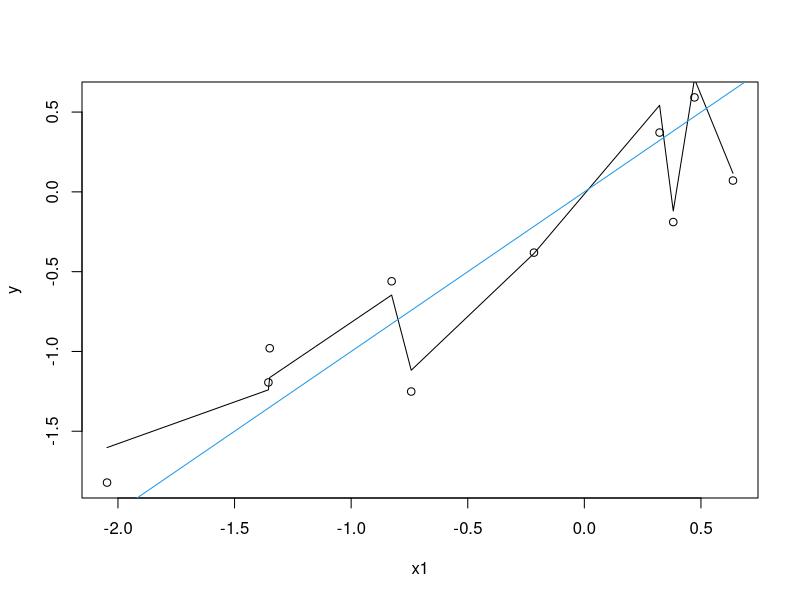
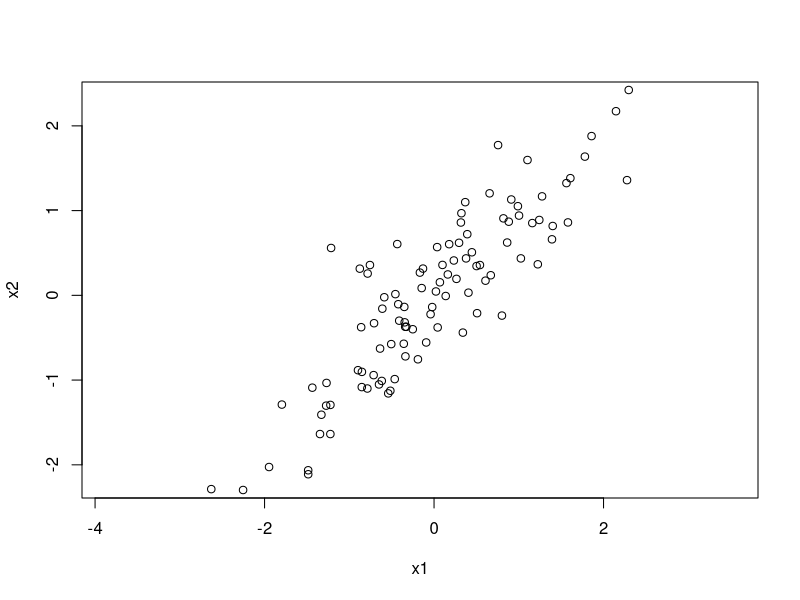
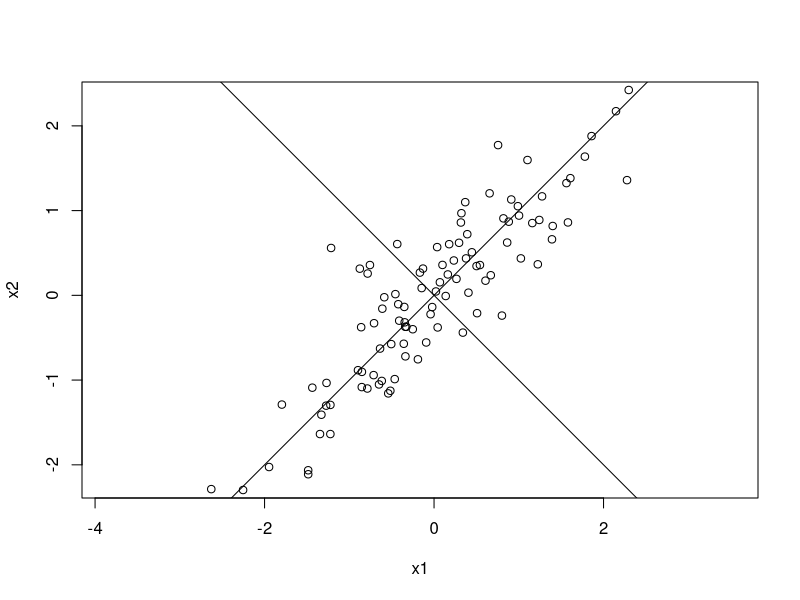
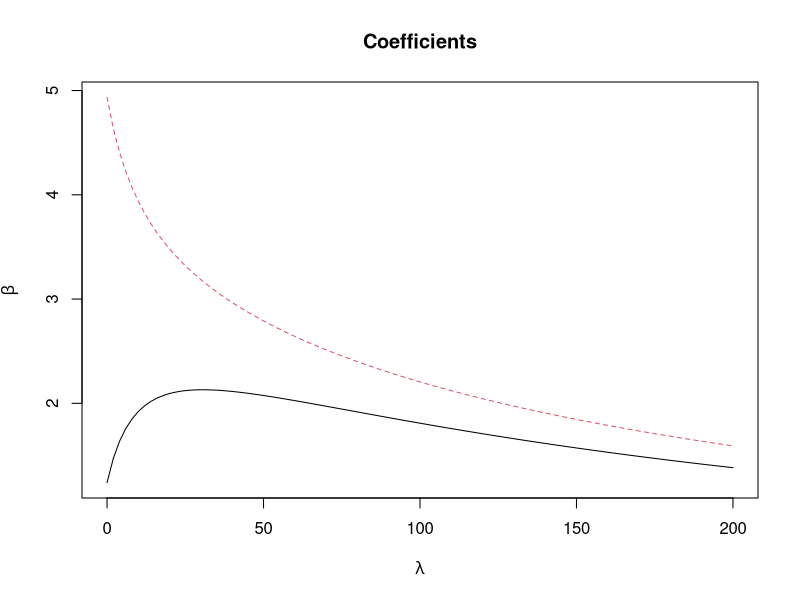
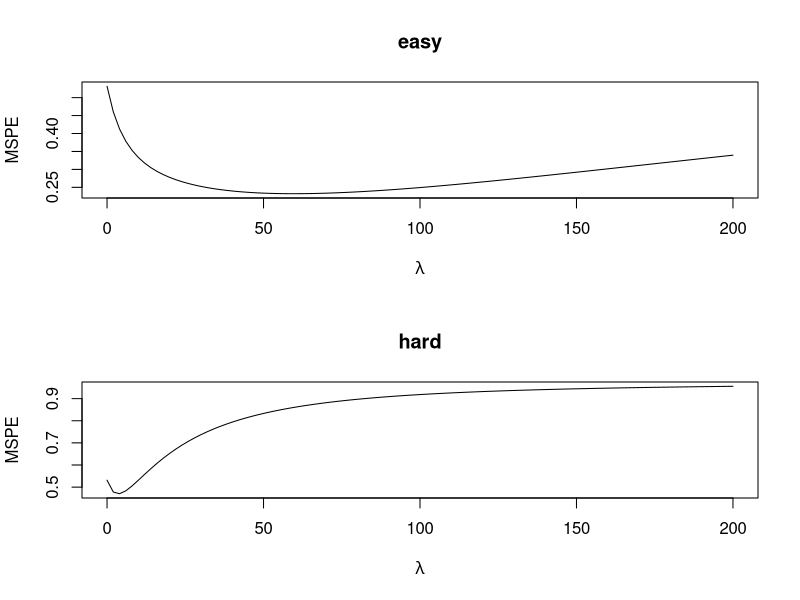

Here is the R script that generated these plots, in order:
## ---- chunk 1
knitr::opts_chunk$set(echo = T, eval=T, message=F, warning=F, error=F, comment=NA, cache=F, R.options=list(width=220))
## ---- chunk 2
n = 10
p = 9
set.seed(1793)
X = matrix(rnorm(n*p), nrow=n, ncol=p)
y = X[,1] + rnorm(n,0,0.5)
fit = lm(y~ 0 + X)
coef(fit)
## ---- chunk 3
yhat = predict(fit)
plot(X[,1],y, xlab="x1")
ix = sort(X[,1], index.return=T)$ix
lines(X[ix,1], yhat[ix])
abline(a=0,b=1, col=4)
## ---- chunk 4
## Generazione dei dati
set.seed(123)
n <- 100
x1 <- rnorm(n)
x2 <- x1 + 0.5*rnorm(n)
x1 <- (x1 - mean(x1))/sd(x1)
x2 <- (x2 - mean(x2))/sd(x2)
x <- cbind(x1, x2)

## SVD (ridotta) di x
svd_x <- svd(x)
str(svd_x)
(svd_x$v)
## Si noti che sono proporzionali a (1,1) e (-1,1) a causa della standardizzazione
## ---- chunk 5
## diagramma di dispersione (utilizzando la stessa scala)
library(MASS)
eqscplot(x1, x2)
## Aggiungo le linee corrispondenti ai vettori dei pesi delle componenti principali
eqscplot(x1, x2)
abline(0, 1)
abline(0, -1)
## ---- chunk 6
## Generazione della risposta
sigma <- 5
errors <- sigma*rnorm(n)
errors <- errors - mean(errors)

sig_easy <- sqrt(n)*svd_x$u[, 1]
sig_hard <- sqrt(n)*svd_x$u[, 2]

y_easy <- sig_easy + errors
y_hard <- sig_hard + errors

## Regressione ridge
lambda_max <- 200
nlambda <- 101
lambda <- seq(from=0, to=lambda_max, length.out=nlambda)
lambda_mat <- rep(lambda, each = 2)
dim(lambda_mat) <- c(2, nlambda)

U <- svd_x$u
U_t <- t(U)
V <- svd_x$v
D_lambda_inv <- svd_x$d^2/(svd_x$d^2 + lambda_mat) # matrice 2 x nlambda

coef_easy <- V %*% (D_lambda_inv * as.numeric((U_t %*% y_easy)))

fit_easy <- U %*% (D_lambda_inv * as.numeric(U_t %*% y_easy))
fit_hard <- U %*% (D_lambda_inv * as.numeric(U_t %*% y_hard))
## ---- chunk 7
## Stima dei coefficienti
matplot(main="Coefficients", ylab=expression(hat(beta)), xlab=expression(lambda),
        x=lambda, y=t(coef_easy), type="l")
## ---- chunk 8
## Errore di previsione

nreps <- 500
out_mat_easy <- out_mat_hard <- matrix(nrow=nlambda, ncol=nreps)

for (i in seq_len(nreps)) {
  errors <- sigma*rnorm(n)
  errors <- errors - mean(errors)
  sig_easy <- sqrt(n)*svd_x$u[, 1]
  sig_hard <- sqrt(n)*svd_x$u[, 2]
  y_easy <- sig_easy + errors
  y_hard <- sig_hard + errors
  
  fit_easy <- U %*% (D_lambda_inv * as.numeric(U_t %*% y_easy))
  fit_hard <- U %*% (D_lambda_inv * as.numeric(U_t %*% y_hard))
  
  out_mat_easy[, i] <-  colMeans((fit_easy - sig_easy)^2)
  out_mat_hard[, i] <- colMeans((fit_hard - sig_hard)^2)
}
## ---- chunk 9
op <- par(mfrow=c(2, 1))

plot(main="easy", ylab="MSPE", xlab=expression(lambda),
     x=lambda, y=rowMeans(out_mat_easy), type="l")
plot(main="hard", ylab="MSPE", xlab=expression(lambda),
     x=lambda, y=rowMeans(out_mat_hard), type="l")

par(op)
